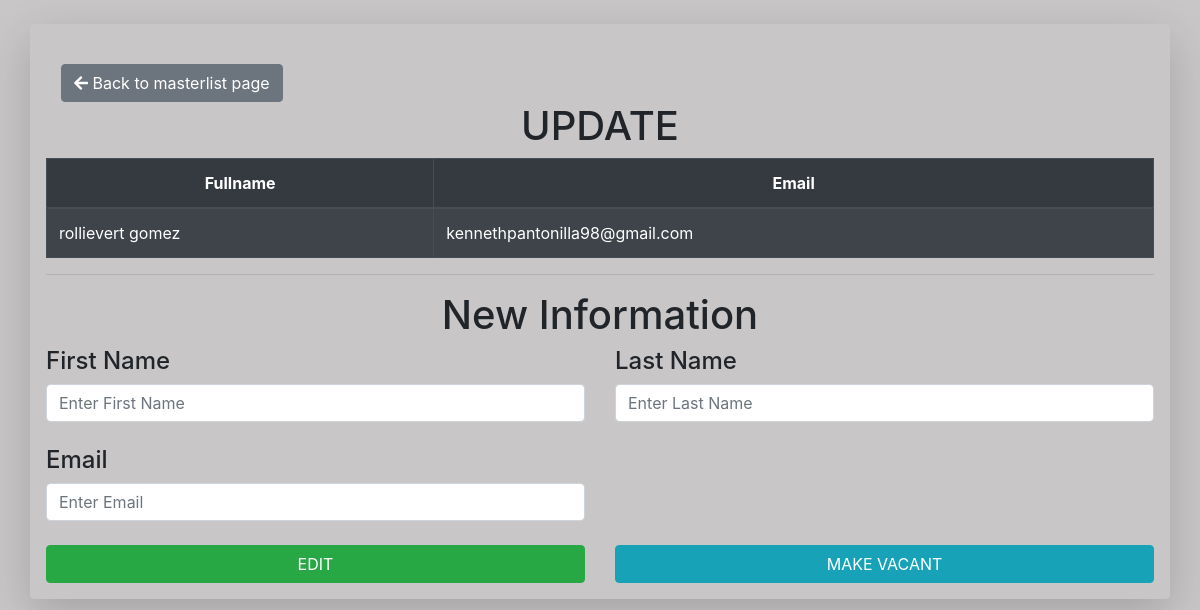
The page /Update.php?id=16 on the database as committed earlier.
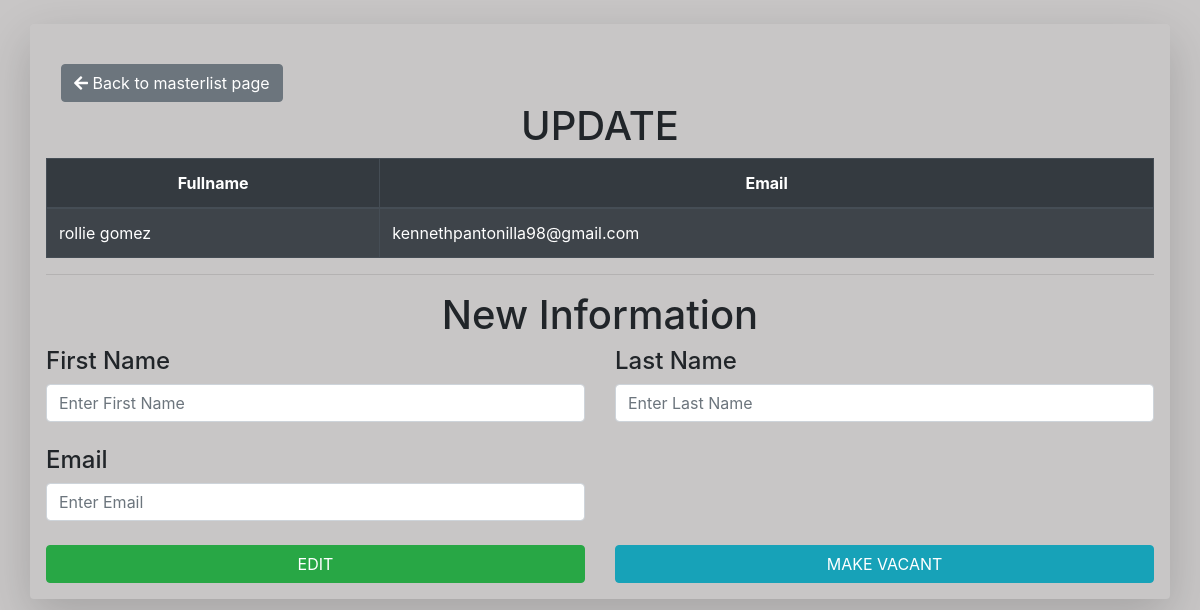
The same page on the database as committed later.
### tables this page shows
CREATE TABLE `records` (
  `ID` int(11) NOT NULL AUTO_INCREMENT,
  `Firstname` varchar(100) NOT NULL,
  `Lastname` varchar(100) NOT NULL,
  `Block` int(10) NOT NULL,
  `Lot` int(10) NOT NULL,
  `email` varchar(100) NOT NULL,
  `LatestPayment` varchar(100) DEFAULT NULL,
  `Year` year(4) DEFAULT NULL,
  `Amount` int(100) DEFAULT NULL,
  `link` varchar(1000) DEFAULT NULL,
  `Status` int(11) DEFAULT 1,
  PRIMARY KEY (`ID`)
);

### Update.php (the view, shortened to what this page needs)
<?php
	$id=$_GET['id'];
?>
<!DOCTYPE html>
<html>
<head>
	<link rel="stylesheet" href="https://cdnjs.cloudflare.com/ajax/libs/twitter-bootstrap/4.5.2/css/bootstrap.css">
	<link rel="stylesheet" href="https://cdn.datatables.net/1.11.5/css/dataTables.bootstrap4.min.css">
	<link rel="stylesheet" href="https://cdn.datatables.net/responsive/2.2.9/css/responsive.bootstrap4.min.css">
    <link rel="stylesheet" href="https://cdnjs.cloudflare.com/ajax/libs/font-awesome/5.15.3/css/all.min.css">
</head>
<br>
<body style="background-color: #C8C6C6">
	<div class="container shadow-lg p-3 mb-5 bg-body rounded">&nbsp
            <div class="container mt-6">
            <a href="dashboard.php" class="btn btn-secondary">
                <i class="fa fa-arrow-left"></i> Back to masterlist page
            </a>
            </div>
        <center><H1>UPDATE</H1></center>
        <table id="example" class="table table-dark table-striped table-bordered dt-responsive nowrap" style="width:100%">
            <thead class="thead-dark" style="text-align: center">
                <tr>
                    <th>Fullname</th>
                    <th>Email</th>
                </tr>
            </thead>
            <?php
                $servername = "localhost";
				$username = "root";
				$password = "";
				$dbname = "masterlist";
                $conn = new mysqli($servername, $username, $password, $dbname);
                $sql = "SELECT * FROM records WHERE ID = $id";
                $result = $conn->query($sql);
                if ($result->num_rows > 0)
                {
                    while($row = $result->fetch_assoc())
                    {
                        echo "<tr>";
                        echo "<td>" . $row["Firstname"] ." ". $row["Lastname"]. "</td>";
						echo "<td>" . $row["email"] ."</td>";
                        echo "</tr>";
                    }
                }
            ?>
        </table>
        <hr>
        <center><H1>New Information</H1></center>
        <div>
            <form name="Control" method="post" action="UpdateSub.php?id=<?php echo $id; ?>">
                 <div class="row">
                    <div class="col">
                        <h4>First Name</h4>
                        <input type="text" name="firstName" placeholder="Enter First Name" class="form-control">
                        <br>
                        <h4>Email</h4>
                        <input type="email" name="email" placeholder="Enter Email" required="" class="form-control">
                    </div>
                    <div class="col">
                        <h4>Last Name</h4>
                        <input type="text" name="lastName" placeholder="Enter Last Name" class="form-control">
                        <br>
                    </div>
                </div>
                <div class="row justify-content-center">
                    <div class="col-lg-6 text-center">
                        <input type="submit" name="EDIT" class="btn  btn-block btn-success mt-4" value="EDIT">
                    </div>
                <div class="col-lg-6 text-center">
                        <?php echo "<a href='delete.php?id=".$id."' class='btn btn-info btn-block mt-4'>MAKE VACANT</a>"; ?>
                </div>
                </div>
            </form>
	   </div>
</body>
</html>

Rows that differ between the two databases and show on the page:
changed records "gomez": Firstname "rollievert" → "rollie"
